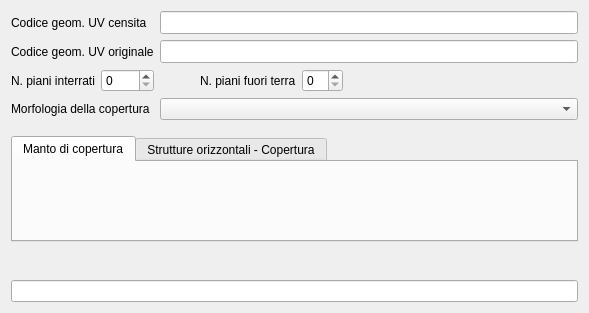
<?xml version="1.0" encoding="UTF-8"?>
<ui version="4.0">
 <class>Form</class>
 <widget class="QWidget" name="Form">
  <property name="geometry">
   <rect>
    <x>0</x>
    <y>0</y>
    <width>589</width>
    <height>313</height>
   </rect>
  </property>
  <property name="windowTitle">
   <string>Form</string>
  </property>
  <layout class="QGridLayout" name="gridLayout_5">
   <item row="2" column="0">
    <widget class="QLabel" name="label_6">
     <property name="text">
      <string>N. piani interrati</string>
     </property>
    </widget>
   </item>
   <item row="2" column="1">
    <widget class="QSpinBox" name="INTERR_NPIANI">
     <property name="sizePolicy">
      <sizepolicy hsizetype="Minimum" vsizetype="Fixed">
       <horstretch>0</horstretch>
       <verstretch>0</verstretch>
      </sizepolicy>
     </property>
    </widget>
   </item>
   <item row="2" column="2">
    <widget class="QLabel" name="label_5">
     <property name="text">
      <string>N. piani fuori terra</string>
     </property>
     <property name="indent">
      <number>40</number>
     </property>
    </widget>
   </item>
   <item row="2" column="4">
    <spacer name="horizontalSpacer_2">
     <property name="orientation">
      <enum>Qt::Horizontal</enum>
     </property>
     <property name="sizeHint" stdset="0">
      <size>
       <width>40</width>
       <height>20</height>
      </size>
     </property>
    </spacer>
   </item>
   <item row="3" column="0" colspan="2">
    <widget class="QLabel" name="label">
     <property name="text">
      <string>Morfologia della copertura</string>
     </property>
    </widget>
   </item>
   <item row="3" column="2" colspan="3">
    <widget class="QComboBox" name="ZZ_MORFOLOGIA_COPERTURAID">
     <property name="sizePolicy">
      <sizepolicy hsizetype="Expanding" vsizetype="Fixed">
       <horstretch>0</horstretch>
       <verstretch>0</verstretch>
      </sizepolicy>
     </property>
     <property name="sizeAdjustPolicy">
      <enum>QComboBox::AdjustToMinimumContentsLength</enum>
     </property>
    </widget>
   </item>
   <item row="0" column="2" colspan="3">
    <widget class="QLineEdit" name="codUvCensita">
     <property name="font">
      <font>
       <pointsize>10</pointsize>
      </font>
     </property>
     <property name="readOnly">
      <bool>true</bool>
     </property>
    </widget>
   </item>
   <item row="2" column="3">
    <widget class="QSpinBox" name="FUORITERR_NPIANI"/>
   </item>
   <item row="7" column="0" colspan="5">
    <widget class="QLineEdit" name="SCHEDA_EDIFICIOID">
     <property name="readOnly">
      <bool>true</bool>
     </property>
    </widget>
   </item>
   <item row="5" column="0" colspan="5">
    <widget class="QTabWidget" name="tabWidget">
     <property name="currentIndex">
      <number>0</number>
     </property>
     <widget class="QWidget" name="tab">
      <attribute name="title">
       <string>Manto di copertura</string>
      </attribute>
      <layout class="QGridLayout" name="gridLayout_2">
       <item row="0" column="0">
        <widget class="WdgMantoCoperturaUnitaVolumetrica" name="MANTO_COPERTURA_UNITA_VOLUMETRICAID" native="true"/>
       </item>
      </layout>
     </widget>
     <widget class="QWidget" name="tab_2">
      <attribute name="title">
       <string>Strutture orizzontali - Copertura</string>
      </attribute>
      <layout class="QGridLayout" name="gridLayout">
       <item row="0" column="0">
        <widget class="QRadioButton" name="edificioOrdinarioRadio">
         <property name="text">
          <string>Edificio ordinario</string>
         </property>
         <property name="checked">
          <bool>true</bool>
         </property>
        </widget>
       </item>
       <item row="0" column="1">
        <widget class="QRadioButton" name="edificioGrandiLuciRadio">
         <property name="text">
          <string>Edificio con grandi luci (capannoni, palestre, piscine, etc.)</string>
         </property>
        </widget>
       </item>
       <item row="2" column="0">
        <spacer name="verticalSpacer">
         <property name="orientation">
          <enum>Qt::Vertical</enum>
         </property>
         <property name="sizeHint" stdset="0">
          <size>
           <width>20</width>
           <height>40</height>
          </size>
         </property>
        </spacer>
       </item>
       <item row="1" column="0" colspan="2">
        <widget class="QStackedWidget" name="tipoEdificiStacked">
         <widget class="WdgStruttureOrizzontaliCoperturaEdificiOrdinari" name="STRUTTURE_ORIZZONTALI_COPERTURA_EDIFICI_ORDINARIID"/>
         <widget class="WdgStruttureOrizzontaliCoperturaEdificiGrandiLuci" name="STRUTTURE_ORIZZONTALI_COPERTURA_EDIFICI_GRANDI_LUCIID"/>
        </widget>
       </item>
      </layout>
     </widget>
    </widget>
   </item>
   <item row="6" column="2">
    <spacer name="verticalSpacer_3">
     <property name="orientation">
      <enum>Qt::Vertical</enum>
     </property>
     <property name="sizeType">
      <enum>QSizePolicy::Expanding</enum>
     </property>
     <property name="sizeHint" stdset="0">
      <size>
       <width>20</width>
       <height>40</height>
      </size>
     </property>
    </spacer>
   </item>
   <item row="4" column="0">
    <spacer name="verticalSpacer_4">
     <property name="orientation">
      <enum>Qt::Vertical</enum>
     </property>
     <property name="sizeType">
      <enum>QSizePolicy::Fixed</enum>
     </property>
     <property name="sizeHint" stdset="0">
      <size>
       <width>20</width>
       <height>10</height>
      </size>
     </property>
    </spacer>
   </item>
   <item row="1" column="2" colspan="3">
    <widget class="QLineEdit" name="codUvOriginale">
     <property name="font">
      <font>
       <pointsize>10</pointsize>
      </font>
     </property>
     <property name="readOnly">
      <bool>true</bool>
     </property>
    </widget>
   </item>
   <item row="0" column="0" colspan="2">
    <widget class="QLabel" name="label_2">
     <property name="text">
      <string>Codice geom. UV censita</string>
     </property>
    </widget>
   </item>
   <item row="1" column="0" colspan="2">
    <widget class="QLabel" name="label_3">
     <property name="text">
      <string>Codice geom. UV originale</string>
     </property>
    </widget>
   </item>
  </layout>
 </widget>
 <customwidgets>
  <customwidget>
   <class>WdgStruttureOrizzontaliCoperturaEdificiOrdinari</class>
   <extends>QWidget</extends>
   <header>..WdgStruttureOrizzontaliCoperturaEdificiOrdinari</header>
   <container>1</container>
  </customwidget>
  <customwidget>
   <class>WdgStruttureOrizzontaliCoperturaEdificiGrandiLuci</class>
   <extends>QWidget</extends>
   <header>..WdgStruttureOrizzontaliCoperturaEdificiGrandiLuci</header>
   <container>1</container>
  </customwidget>
  <customwidget>
   <class>WdgMantoCoperturaUnitaVolumetrica</class>
   <extends>QWidget</extends>
   <header>..WdgMantoCoperturaUnitaVolumetrica</header>
   <container>1</container>
  </customwidget>
 </customwidgets>
 <resources/>
 <connections/>
</ui>
